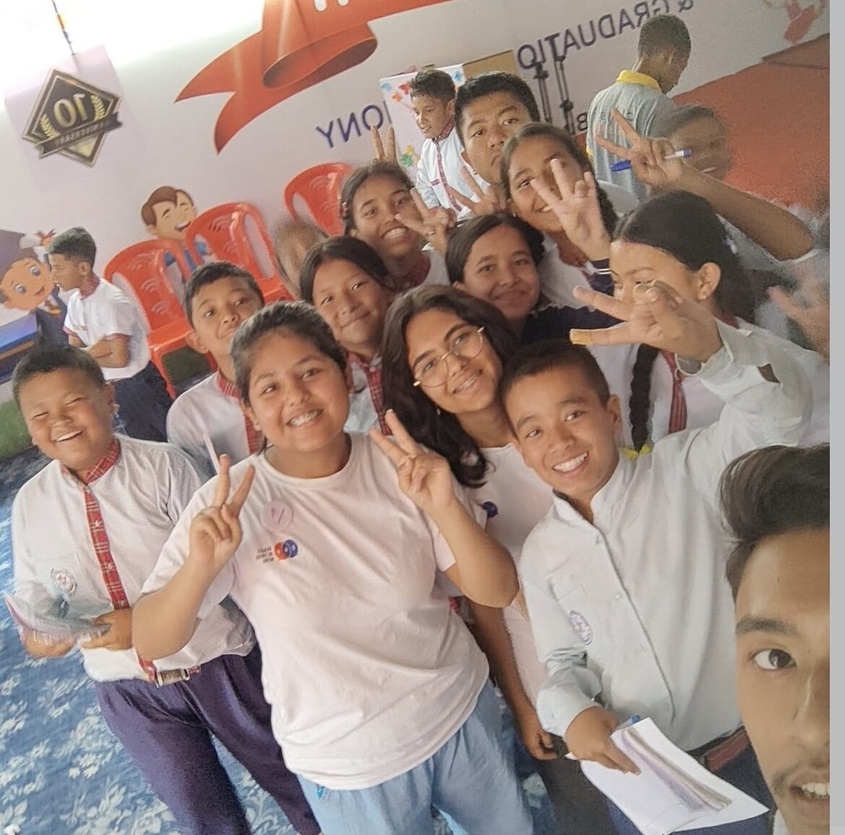
#> input picture 1.jpg, 845 x 835 px, shrunk from 1170 x 1157 before the run
$ python media_culler.py --source .   (older library calls are emulated)
#> lines starting #> are read from the running program, lines starting #| are printed output that depends on the picture
#!/usr/bin/env python3
"""
Media Culler — one-pass sorter for mixed photo/video documentary footage.

WHAT IT DOES
  1. Walks a single source folder (SOURCE_FOLDER).
  2. Classifies each file as image or video.
  3. Scores images for blur (Laplacian variance) and videos for blur
     (Laplacian variance on a sampled middle frame) + flags very short clips.
  4. Groups visually near-identical images (burst shots) using a perceptual hash.
  5. NON-DESTRUCTIVE: copies (never moves/deletes) files into:
        _Keep/        - passed all checks
        _Review/      - borderline blur score, needs your eyes
        _Reject/      - clearly blurry / clearly too short
        _Duplicates/  - near-identical to something already kept
     Your original SOURCE_FOLDER is never modified.
  6. Writes manifest.csv logging every file, its scores, and why it landed
     where it did — so any decision is auditable and reversible.

TWO-STEP WORKFLOW (recommended)
  Step A — analyze only, no copying, just look at the numbers:
      python media_culler.py --source "/path/to/footage" --mode analyze

  This prints score distributions and a suggested blur threshold based on
  YOUR footage (camera/compression varies, so don't trust a hardcoded number).

  Step B — actually sort, using a threshold you choose from Step A:
      python media_culler.py --source "/path/to/footage" --mode sort --blur-threshold 65

REQUIREMENTS
  pip install opencv-python Pillow imagehash
  ffmpeg + ffprobe must be installed and on your PATH (for video frame
  extraction). On Mac: brew install ffmpeg. On Windows: download from
  ffmpeg.org and add to PATH. On Linux: sudo apt install ffmpeg.
"""

import os
import sys
import csv
import shutil
import argparse
import subprocess
import statistics
from pathlib import Path

try:
    import cv2
except ImportError:
    sys.exit("Missing dependency: run `pip install opencv-python`")

try:
    from PIL import Image, ExifTags
except ImportError:
    sys.exit("Missing dependency: run `pip install Pillow`")

try:
    import imagehash
except ImportError:
    sys.exit("Missing dependency: run `pip install imagehash`")

IMAGE_EXTS = {".jpg", ".jpeg", ".png", ".bmp", ".webp", ".tiff"}
VIDEO_EXTS = {".mp4", ".mov", ".avi", ".mkv", ".m4v", ".mts"}

SHORT_CLIP_SECONDS = 2.0     # clips shorter than this are flagged as accidental triggers
DUPLICATE_HASH_DISTANCE = 5  # lower = stricter "these are duplicates" match


def ffmpeg_available():
    return shutil.which("ffmpeg") is not None and shutil.which("ffprobe") is not None


# [28 lines left out: functions get_video_duration, extract_middle_frame, not called in this run]


def blur_score(image_path):
    img = cv2.imread(str(image_path), cv2.IMREAD_GRAYSCALE)
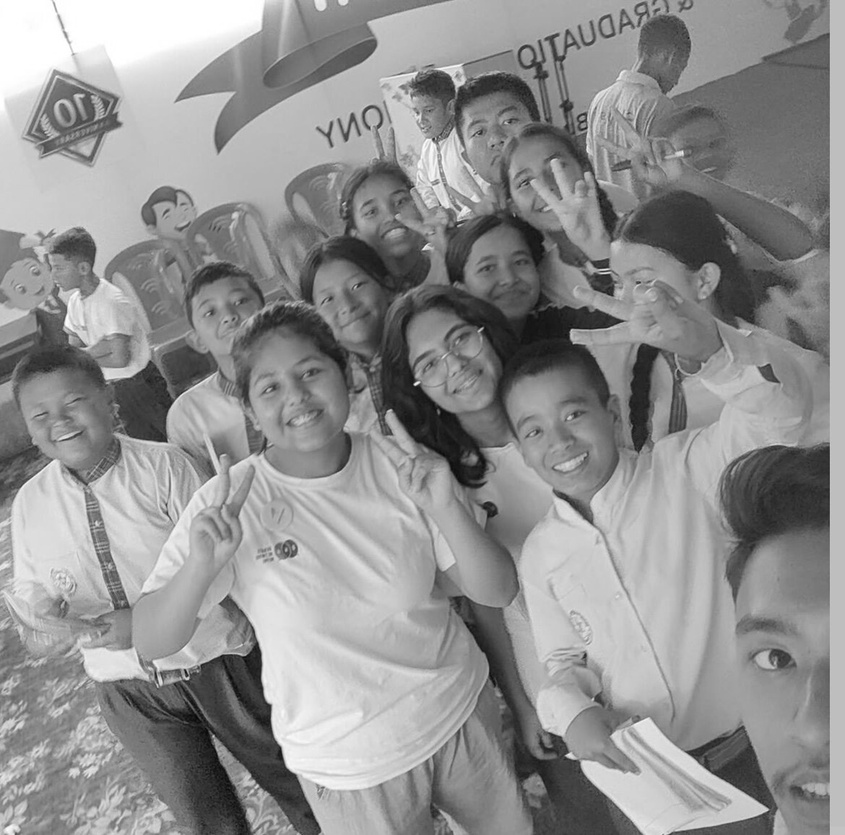
#> img: shape (835, 845); min 5, max 255, mean 144.3
    if img is None:
        return None
    return cv2.Laplacian(img, cv2.CV_64F).var()


def get_exif_datetime(image_path):
    try:
        img = Image.open(image_path)
#> img: PIL image 845x835 RGB
        exif = img._getexif()
        if not exif:
            return None
        for tag_id, value in exif.items():
            tag = ExifTags.TAGS.get(tag_id, tag_id)
            if tag == "DateTimeOriginal":
                return value
    except Exception:
        return None
    return None


def perceptual_hash(image_path):
    try:
        return imagehash.phash(Image.open(image_path))
    except Exception:
        return None


def analyze_folder(source_folder):
    """Pass 1: score everything, print stats, no copying."""
    records = []
    tmp_dir = Path(source_folder) / "_tmp_frames"
    tmp_dir.mkdir(exist_ok=True)

    files = [f for f in Path(source_folder).iterdir() if f.is_file()]
    print(f"Found {len(files)} files. Analyzing...\n")

    for f in files:
        ext = f.suffix.lower()
        record = {"file": f.name, "type": None, "blur_score": None,
                  "duration": None, "exif_datetime": None, "phash": None}

        if ext in IMAGE_EXTS:
            record["type"] = "image"
            record["blur_score"] = blur_score(f)
            record["exif_datetime"] = get_exif_datetime(f)
            h = perceptual_hash(f)
            record["phash"] = str(h) if h else None

        elif ext in VIDEO_EXTS:
            record["type"] = "video"
            if ffmpeg_available():
                tmp_frame = tmp_dir / f"{f.stem}_frame.jpg"
                frame_path, duration = extract_middle_frame(f, tmp_frame)
                record["duration"] = duration
                if frame_path:
                    record["blur_score"] = blur_score(frame_path)
                    os.remove(frame_path)
            else:
                record["duration"] = None
        else:
            continue

        records.append(record)
        print(f"  [{record['type'] or '?'}] {f.name} "
              f"blur={record['blur_score']} duration={record['duration']}")

    tmp_dir.rmdir()
    return records


# [103 lines left out: functions print_summary_and_suggest_threshold, find_duplicate_groups, sort_folder, not called in this run]


def main():
    parser = argparse.ArgumentParser(description="Cull mixed photo/video documentary footage.")
    parser.add_argument("--source", required=True, help="Folder containing your photos and videos")
    parser.add_argument("--mode", choices=["analyze", "sort"], default="analyze",
                         help="analyze = just show scores, sort = copy files into decision folders")
    parser.add_argument("--blur-threshold", type=float, default=None,
                         help="Required for --mode sort. Use the value suggested by --mode analyze.")
    args = parser.parse_args()

    if not os.path.isdir(args.source):
        sys.exit(f"Folder not found: {args.source}")

    if not ffmpeg_available():
        print("WARNING: ffmpeg/ffprobe not found on PATH. Video scoring will be skipped, "
              "only durations/blur for images will work. Install ffmpeg to enable video analysis.\n")

    if args.mode == "analyze":
        records = analyze_folder(args.source)
        print_summary_and_suggest_threshold(records)
        dup_groups = find_duplicate_groups(records)
        if dup_groups:
            print(f"\n{len(dup_groups)} duplicate/burst group(s) found:")
            for g in dup_groups:
                print(f"  {g}")
    else:
        if args.blur_threshold is None:
            sys.exit("Run --mode analyze first to get a threshold, then pass it with --blur-threshold")
        sort_folder(args.source, args.blur_threshold)


if __name__ == "__main__":
    main()
#> (the call stopped at in perceptual_hash, `return imagehash.phash(Image.open(image_path))`: imagehash is not available in this run)

$ run again, on 11.jpg
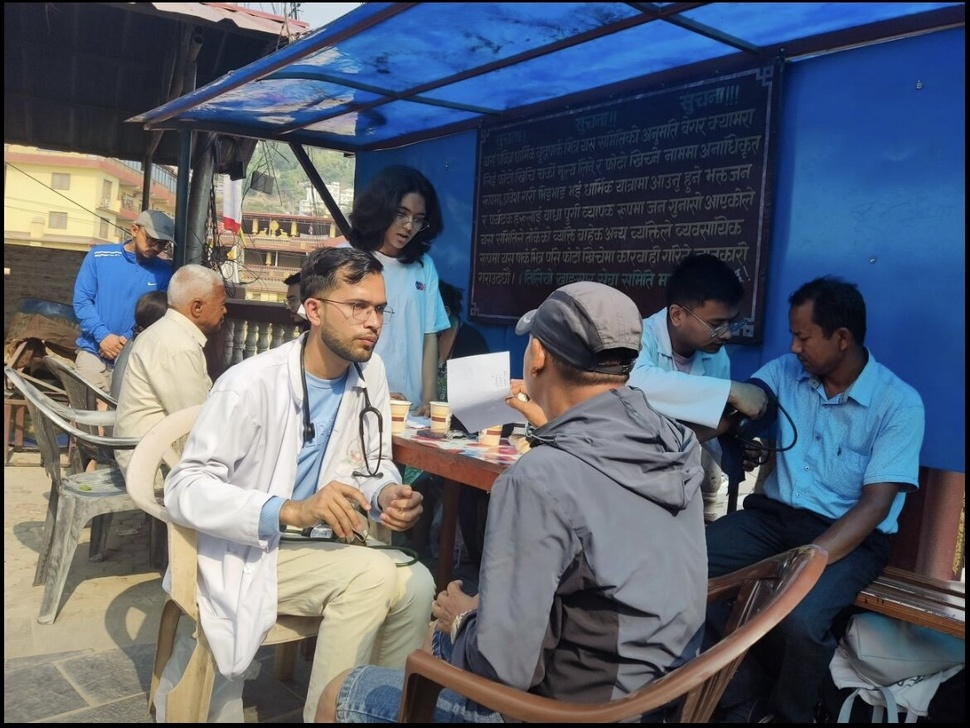
#> input picture 11.jpg, 970 x 728 px, shrunk from 1170 x 878 before the run
#> in blur_score, `img = cv2.imread(str(image_path), cv2.IMREAD_GRAYSCALE)`:
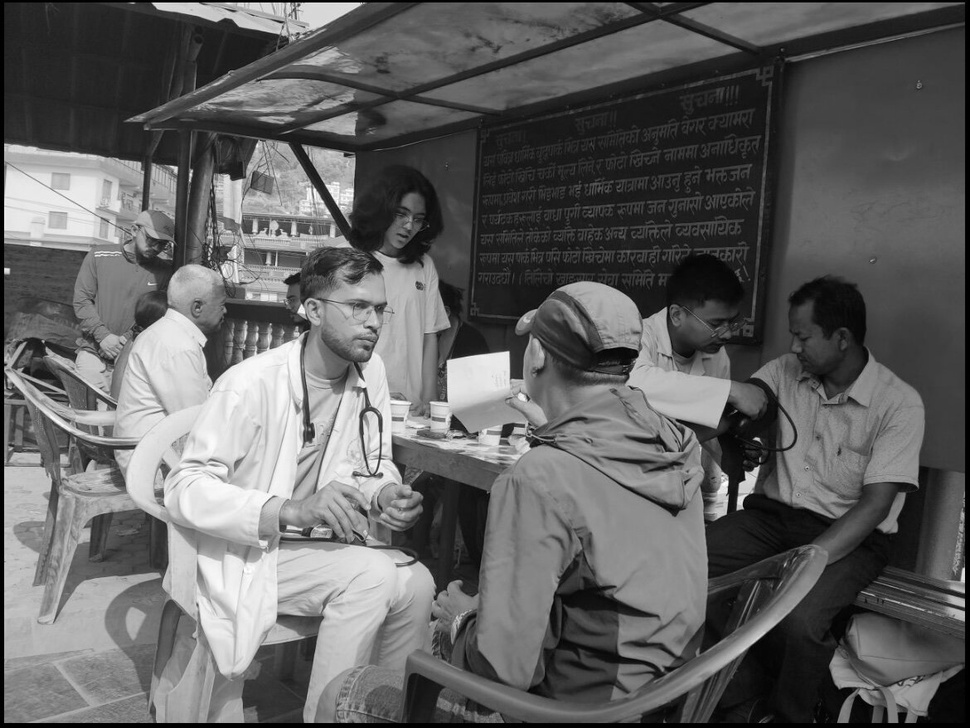
#> img: shape (728, 970); min 0, max 255, mean 97.9

$ run again, on 12.jpg
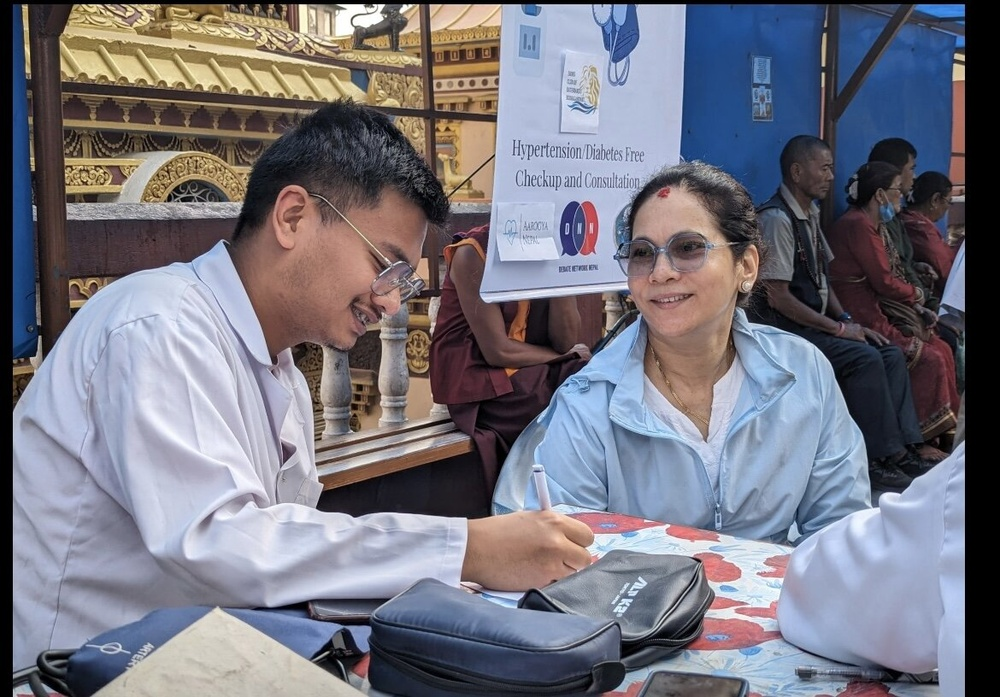
#> input picture 12.jpg, 1000 x 697 px, shrunk from 1170 x 816 before the run
#> in blur_score, `img = cv2.imread(str(image_path), cv2.IMREAD_GRAYSCALE)`:
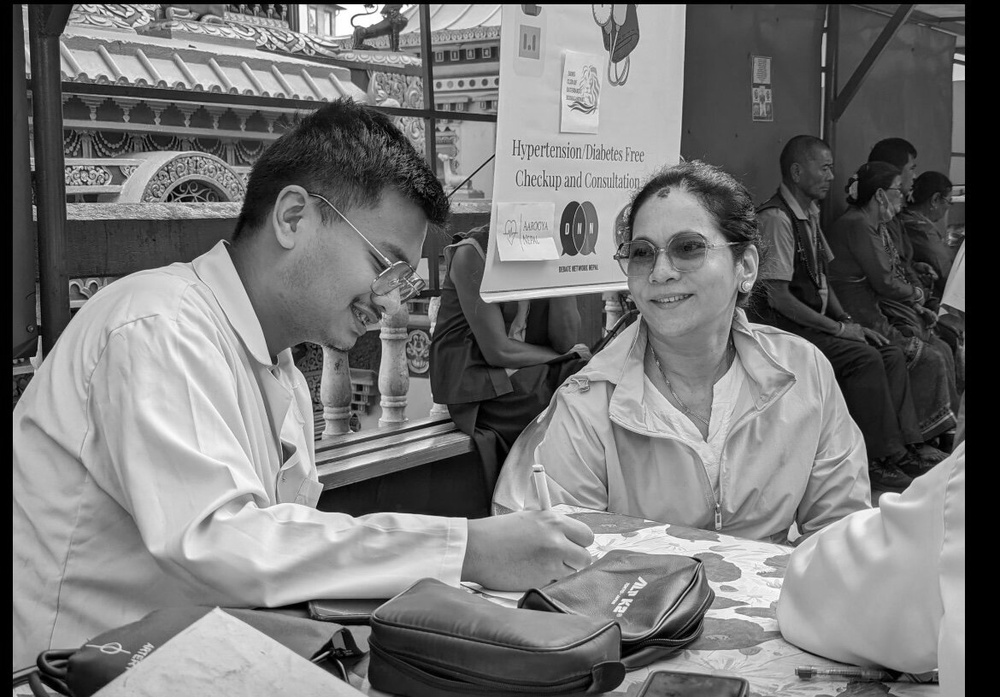
#> img: shape (697, 1000); min 0, max 255, mean 118.1

$ run again, on 13.jpg
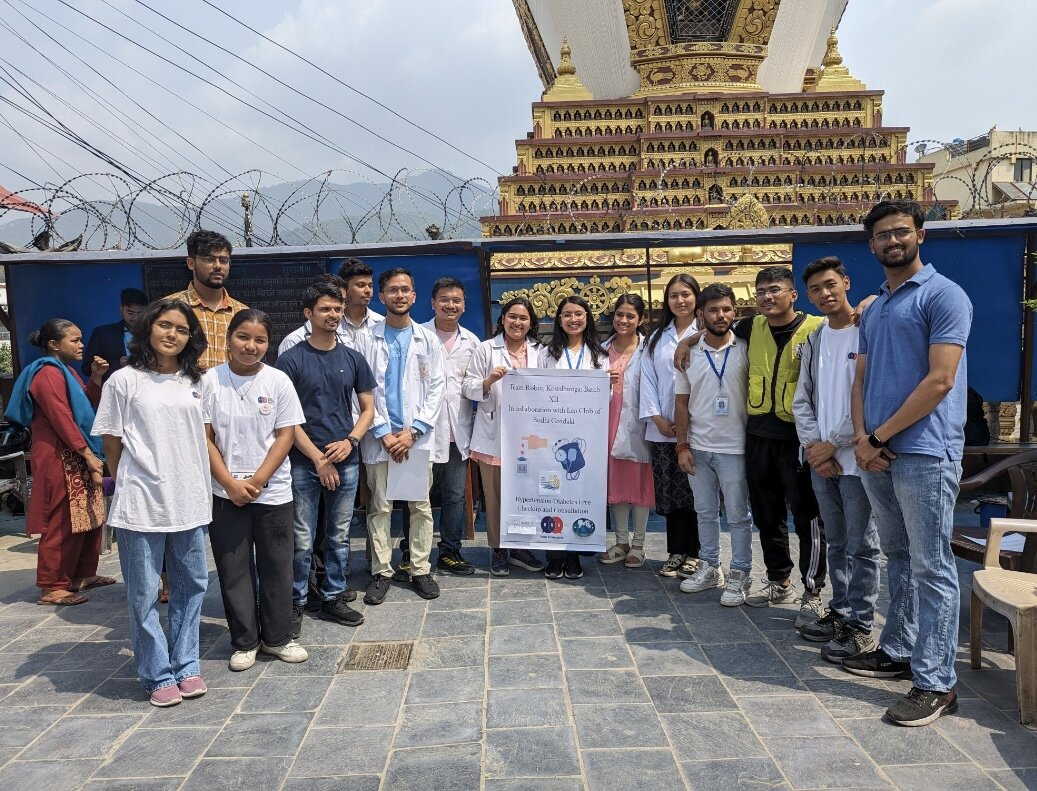
#> input picture 13.jpg, 1037 x 791 px
#> in blur_score, `img = cv2.imread(str(image_path), cv2.IMREAD_GRAYSCALE)`:
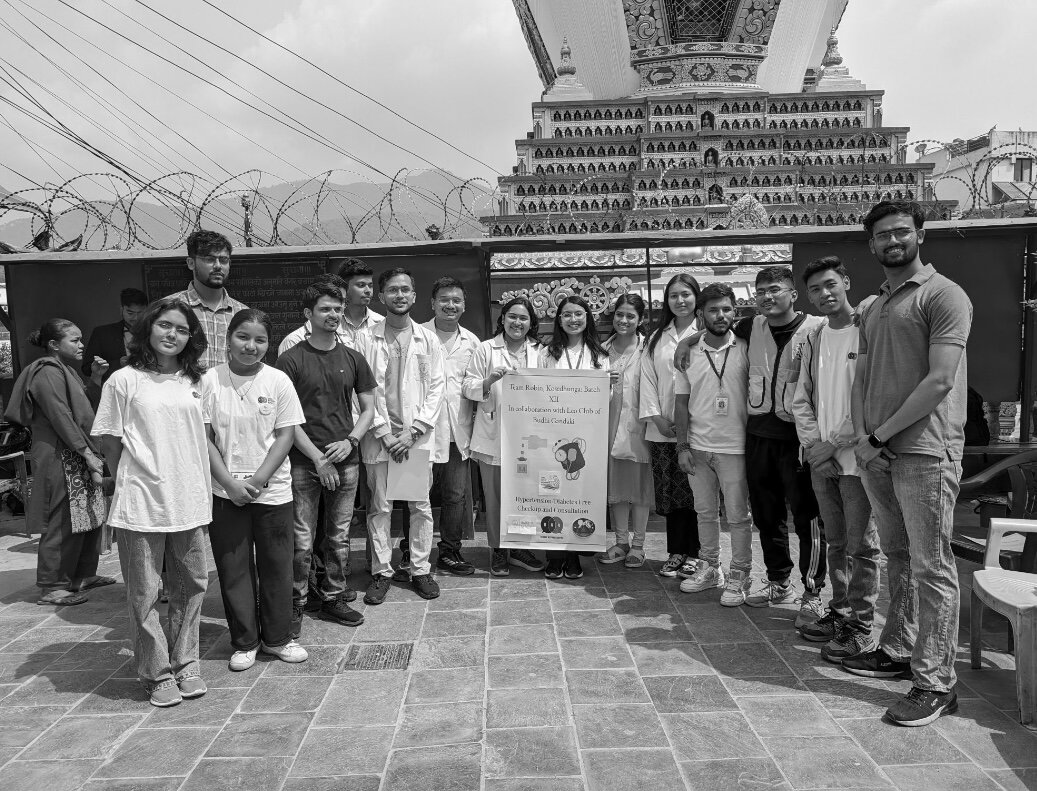
#> img: shape (791, 1037); min 0, max 255, mean 129.5
#> exif = 17 items
#> the loop in get_exif_datetime, `for tag_id, value in exif.items():` made 12 passes
#> (tag_id, value, tag) on passes 1, 2, 3, 4, 5, 6, 12: (296, 2, 'ResolutionUnit'), (34665, 158, 'ExifOffset'), (270, 'Screenshot', 'ImageDescription'), (274, 1, 'Orientation'), (306, '2026:06:11 12:15:17', 'DateTime'), (531, 1, 'YCbCrPositioning'), (36867, '2026:06:11 12:15:17', 'DateTimeOriginal')
